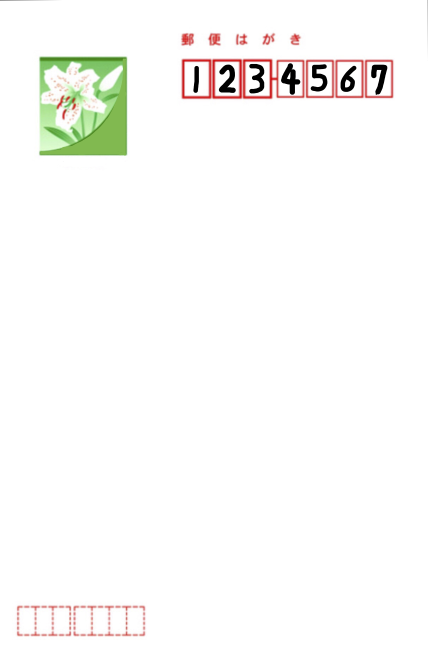
#> input picture AI_Apps(2) (AI活用演習)/10_openCV_ML/hagaki1.png, 856 x 1327 px (shown at 1/2 size)
$ python 'kad10-2_postcode_IE2B06正木陽斗.py'
#> lines starting #> are read from the running program, lines starting #| are printed output that depends on the picture; after the words box and inside, x2 and y2 are one past the last pixel; in counts of white or black regions, pixels touching at a corner belong together
#> (reads AI_Apps(2) (AI活用演習)/10_openCV_ML/digits.pkl from the repository)
### AI_Apps(2) (AI活用演習)/10_openCV_ML/detect_postcode.py
# OpenCVとMatplotlibのインポート
import cv2
import matplotlib.pyplot as plt

# 郵便番号を検出する関数の定義
def detect_postcode(fname):

    # 画像の読み込み
#> called with fname = 'hagaki1.png'
    img = cv2.imread(fname)
#> img is the input picture: shape (1327, 856, 3); mean B, G, R 248.2, 250.1, 250.5

    # 画像の高さと幅を取得し、1/2と1/3にリサイズ
    h, w = img.shape[:2]
#> h = 1327; w = 856
    img = img[0:h//2, w//3:]
#> img: shape (663, 571, 3)

    # グレースケール変換、ガウシアンフィルタリング、二値化
    gray = cv2.cvtColor(img, cv2.COLOR_BGR2GRAY)    # グレースケール変換
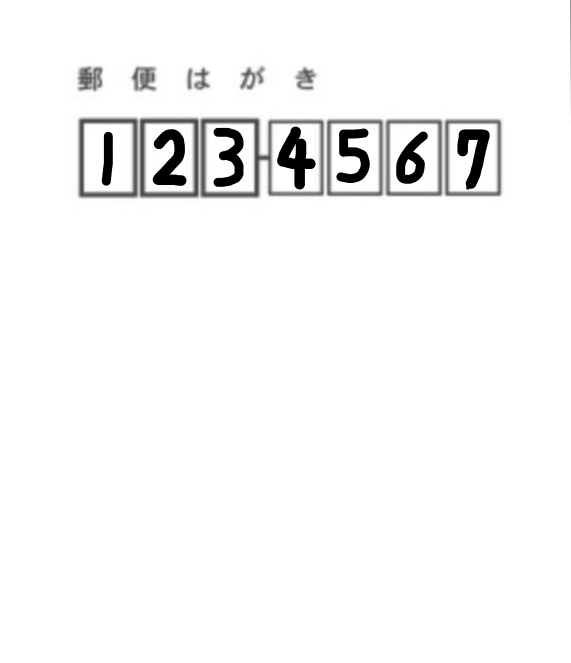
#> gray: shape (663, 571); min 0, max 255, mean 246.7
    gray = cv2.GaussianBlur(gray, (3, 3), 0)        # ガウシアンフィルタでぼかし処理
    im2 = cv2.threshold(gray, 140, 255, cv2.THRESH_BINARY_INV)[1]   # 二値化処理
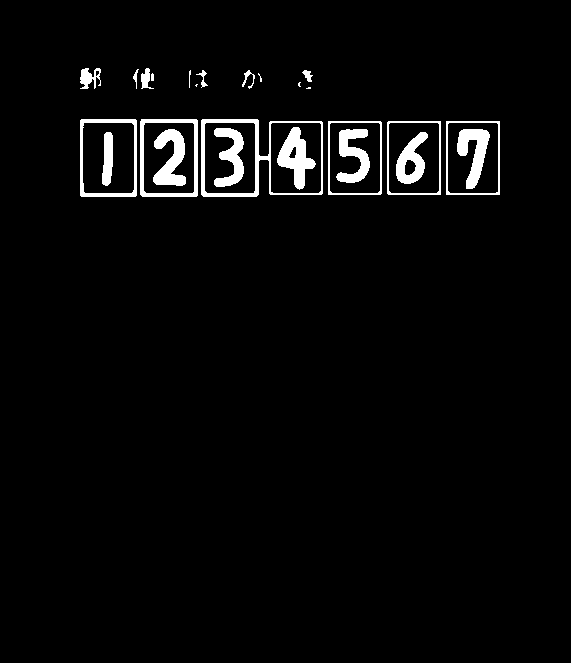
#> im2: shape (663, 571); 3.2% white; 25 white regions (4 under 20 px)

    # 輪郭の検出
    cnts = cv2.findContours(im2,        # 画像
        cv2.RETR_LIST,                  # 全ての輪郭を摘出
        cv2.CHAIN_APPROX_SIMPLE)[0]     # 必要な点だけ摘出
#> cnts = 35 contours, 7 with area under 20; largest, box (x1, y1, x2, y2) and area: (201, 119, 323, 197) 8293, (140, 119, 198, 197) 4384, (80, 119, 137, 197) 4310, (446, 121, 500, 195) 3869, (387, 121, 441, 195) 3868

    # 検出された輪郭の中から特定の幅のものを抽出し、座標を取得
    result = []
    for pt in cnts:
        x, y, w, h = cv2.boundingRect(pt)   # 各輪郭のx座標、y座標,横幅,縦幅を取得
        if not(50 < w < 70): continue       # 横幅が50以下または70以上の場合は何もしない
        result.append([x, y, w, h])         # 結果用のリストに輪郭情報を追加
#> this loop made 35 passes
#> (x, y, w, h) on passes 1 to 12: (404, 159, 13, 17), (288, 146, 9, 13), (396, 132, 32, 52), (102, 132, 11, 54), (457, 129, 33, 60), (336, 129, 34, 54), (153, 129, 33, 57), (214, 128, 30, 59), (277, 127, 39, 63), (447, 122, 52, 72), (388, 122, 52, 72), (329, 122, 52, 72)
#> (pt, x, y, w, h) on pass 17: ([[446, 121], [446, 194], [499, 194], [499, 121]], 446, 121, 54, 74)
#> after the loop, result = [[447, 122, 52, 72], [388, 122, 52, 72], [329, 122, 52, 72], [270, 122, 52, 72], [204, 122, 52, 72], [143, 122, 52, 72], [82, 122, 53, 72], [446, 121, 54, 74], [387, 121, 54, 74], [328, 121, 54, 74], [140, 119, 58, 78], [80, 119, 57, 78]]

    # 検出された座標をx軸方向にソート
    result = sorted(result, key=lambda x: x[0])
#> result = [[80, 119, 57, 78], [82, 122, 53, 72], [140, 119, 58, 78], [143, 122, 52, 72], [204, 122, 52, 72], [270, 122, 52, 72], [328, 121, 54, 74], [329, 122, 52, 72], [387, 121, 54, 74], [388, 122, 52, 72], [446, 121, 54, 74], [447, 122, 52, 72]]

    # ソートされた座標の中から隣り合う座標間の距離が一定以上のものを抽出
    result2 = []
    lastx = -100
    for x, y, w, h in result:
        if (x - lastx) < 10: continue
        result2.append([x, y, w, h])
        lastx = x
#> this loop made 12 passes
#> (x, y, w, h, lastx) on passes 1, 3, 5, 6, 7, 9, 11: (80, 119, 57, 78, 80), (140, 119, 58, 78, 140), (204, 122, 52, 72, 204), (270, 122, 52, 72, 270), (328, 121, 54, 74, 328), (387, 121, 54, 74, 387), (446, 121, 54, 74, 446)
#> after the loop, result2 = [[80, 119, 57, 78], [140, 119, 58, 78], [204, 122, 52, 72], [270, 122, 52, 72], [328, 121, 54, 74], [387, 121, 54, 74], [446, 121, 54, 74]]

    # 抽出した座標に矩形を描画
    for x, y, w, h in result2:
        cv2.rectangle(img, (x, y), (x+w, y+h), (0, 255, 0), 3)
#> this loop made 7 passes
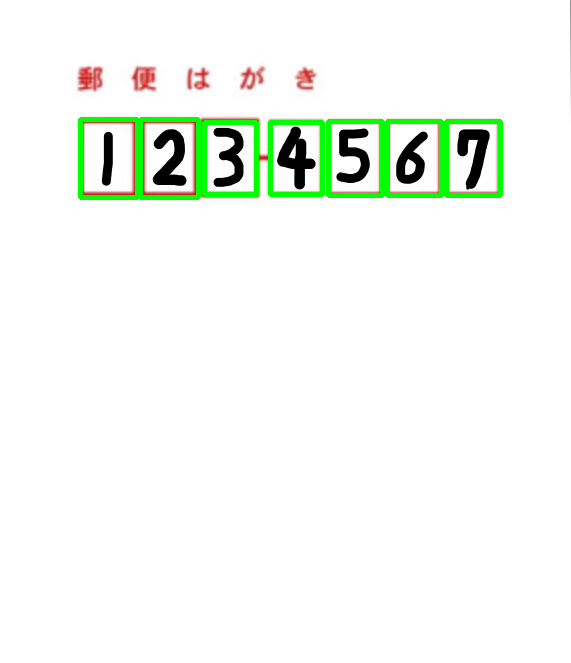
#> img: shape (663, 571, 3); mean B, G, R 242.9, 248.8, 244.2

    # 結果を返す
    return result2, img

# [6 lines that do not run on import are left out]

### AI_Apps(2) (AI活用演習)/10_openCV_ML/kad10-2_postcode_IE2B06正木陽斗.py
# 必要なライブラリのインポート
import cv2
import matplotlib.pyplot as plt
import numpy as np
import pickle

# detect_postcode関数が使えるようにインポート
from detect_postcode import detect_postcode

# predict_postcode関数の定義
def predict_postcode(target_filename):
    # 学習済み手書き数字の機械学習モデルを読み込む
    model_filename = 'digits.pkl'
    with open(model_filename, 'rb') as file:
        model = pickle.load(file)

    # はがきの画像から、郵便番号の領域を検出
    # detect_postcode関数を使用する
    cnts, img = detect_postcode(target_filename)
#> cnts has the same summary as result2 in detect_postcode

    # 検出した郵便番号を格納するリスト
    post_code = []

    # 読み込んだデータをプロットするためのforループ
    for i, box in enumerate(cnts):
        # 領域の座標と大きさを取得
        x, y, w, h = box

        # 画像の枠線の内側のデータを取り出す
        img_cut = img[y:y+h, x:x+w]

        """ データを学習済みデータに合わせる """
        # グレースケールに変換
        target_image = cv2.cvtColor(img_cut, cv2.COLOR_BGR2GRAY)

        # リサイズ
        target_image = cv2.resize(target_image, (8, 8))

        # 白黒反転、0-15の範囲にする
        target_image = 15 - (target_image / 255 * 15).astype(np.uint8)

        # 一次元に変換
        img_1d = target_image.reshape(1, -1)

        # 機械学習で予測する
        res = model.predict(img_1d)[0]

        """ 画面に出力 """
        plt.subplot(1, len(cnts), i + 1)  # 表示領域に分割し指定
        plt.imshow(img_cut)              # 表示領域に画像を貼り付け
        plt.axis("off")                  # 軸を非表示
        plt.title(str(res))              # 画像タイトルを予測結果にする

        # 郵便番号をpost_codeリストに追加
        post_code.append(str(res))
#> this loop made 7 passes
#> (x, y, w, h, res) on passes 1 to 7: (80, 119, 57, 78, 1), (140, 119, 58, 78, 2), (204, 122, 52, 72, 3), (270, 122, 52, 72, 4), (328, 121, 54, 74, 5), (387, 121, 54, 74, 4), (446, 121, 54, 74, 4)
#> pass 1, in predict_postcode, `target_image = cv2.cvtColor(img_cut, cv2.COLOR_BGR2GRAY)`:
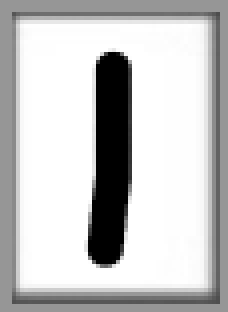
#> target_image: shape (78, 57) (shown 4 times larger); min 0, max 255, mean 196
#> pass 2, in predict_postcode, `target_image = cv2.cvtColor(img_cut, cv2.COLOR_BGR2GRAY)`:
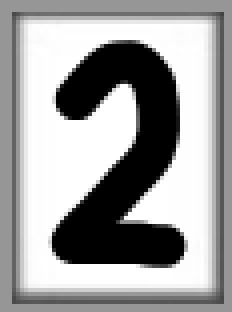
#> target_image: shape (78, 58) (shown 4 times larger); min 0, max 255, mean 159
#> after the loop:
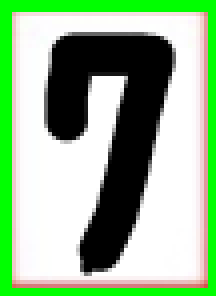
#> img_cut: shape (74, 54, 3) (shown 4 times larger); mean B, G, R 144.9, 183.9, 149.5
#> after the loop, post_code = ['1', '2', '3', '4', '5', '4', '4']

    # 郵便番号を文字列に結合して返す
    return ''.join(post_code)

# ファイル名を指定して検出する
target_filename = 'hagaki1.png'  # 対象の画像ファイルパスを指定
post_code = predict_postcode(target_filename)
#> post_code = '1234544'
print(f"郵便番号は {post_code} です")
#| 郵便番号は 1234544 です
plt.show()
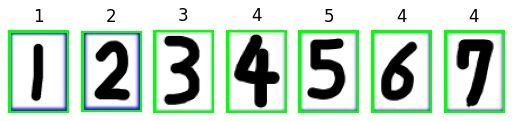
#> figure drawn by matplotlib, 7 panels; B, G, R data is drawn as R, G, B
